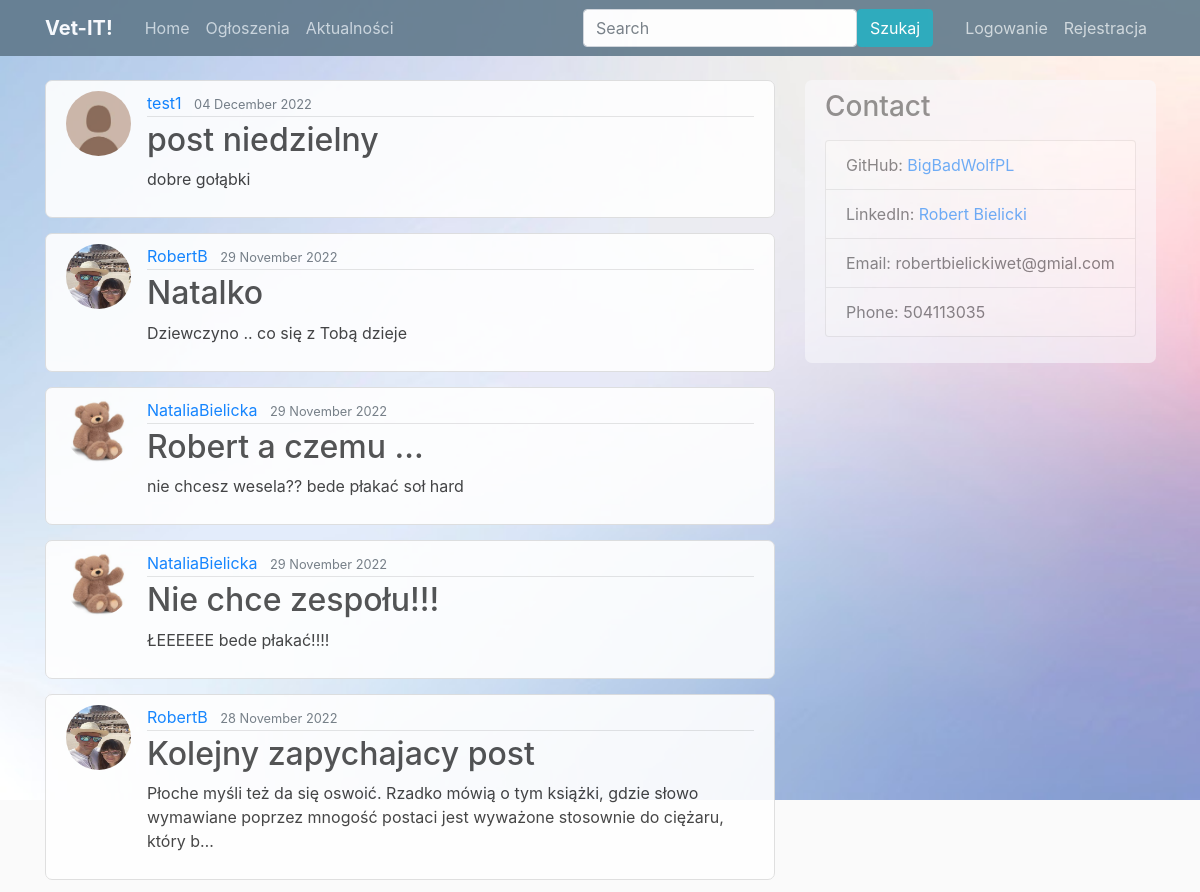
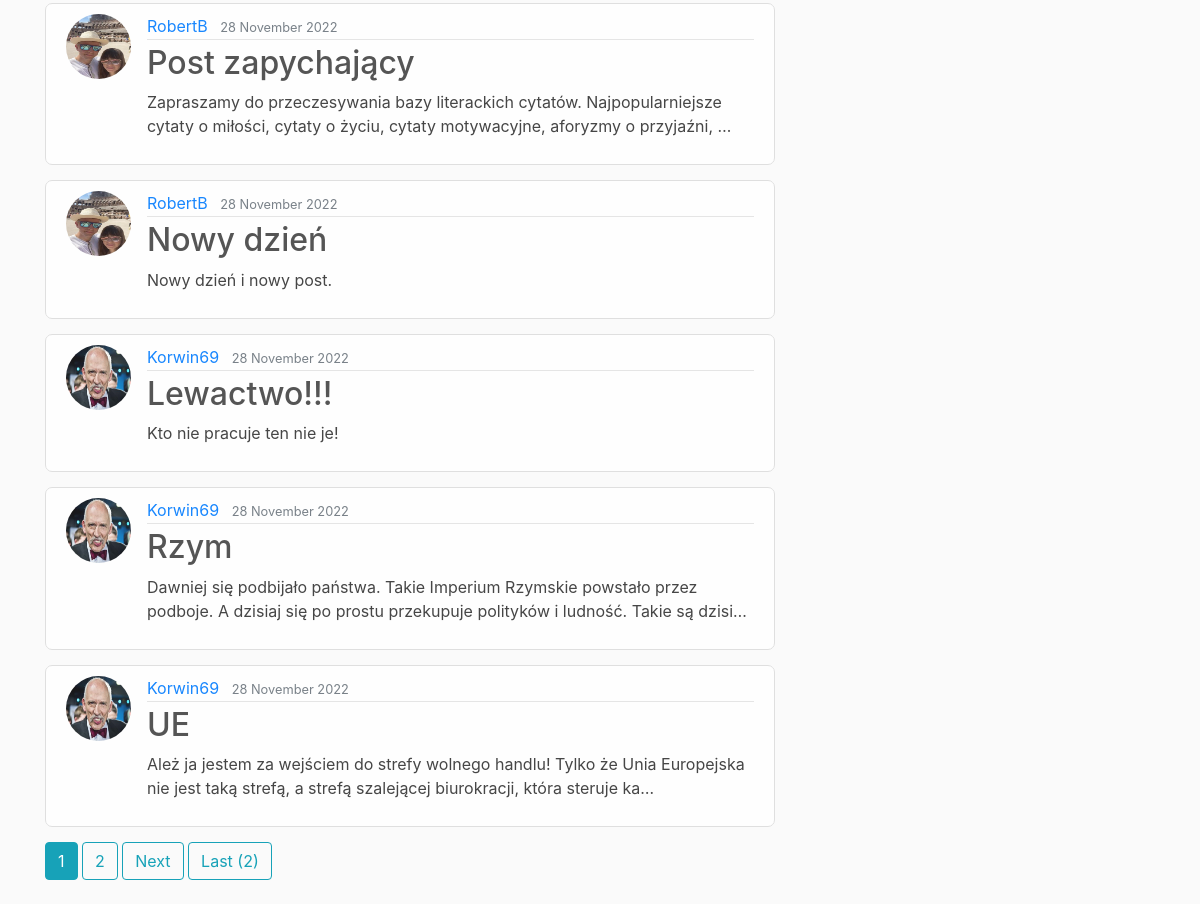
The app's page /, older data (2 pictures, top to bottom).
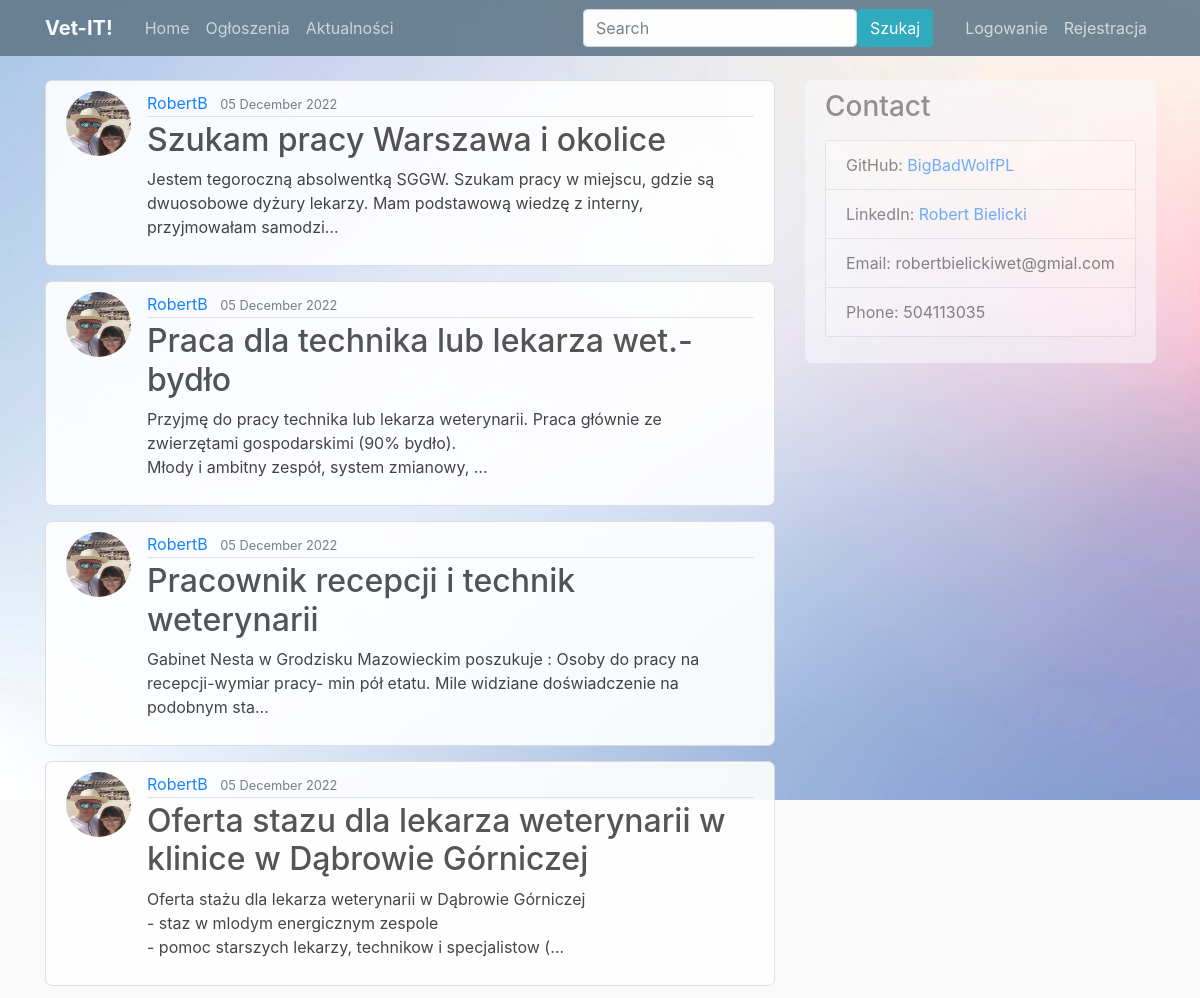
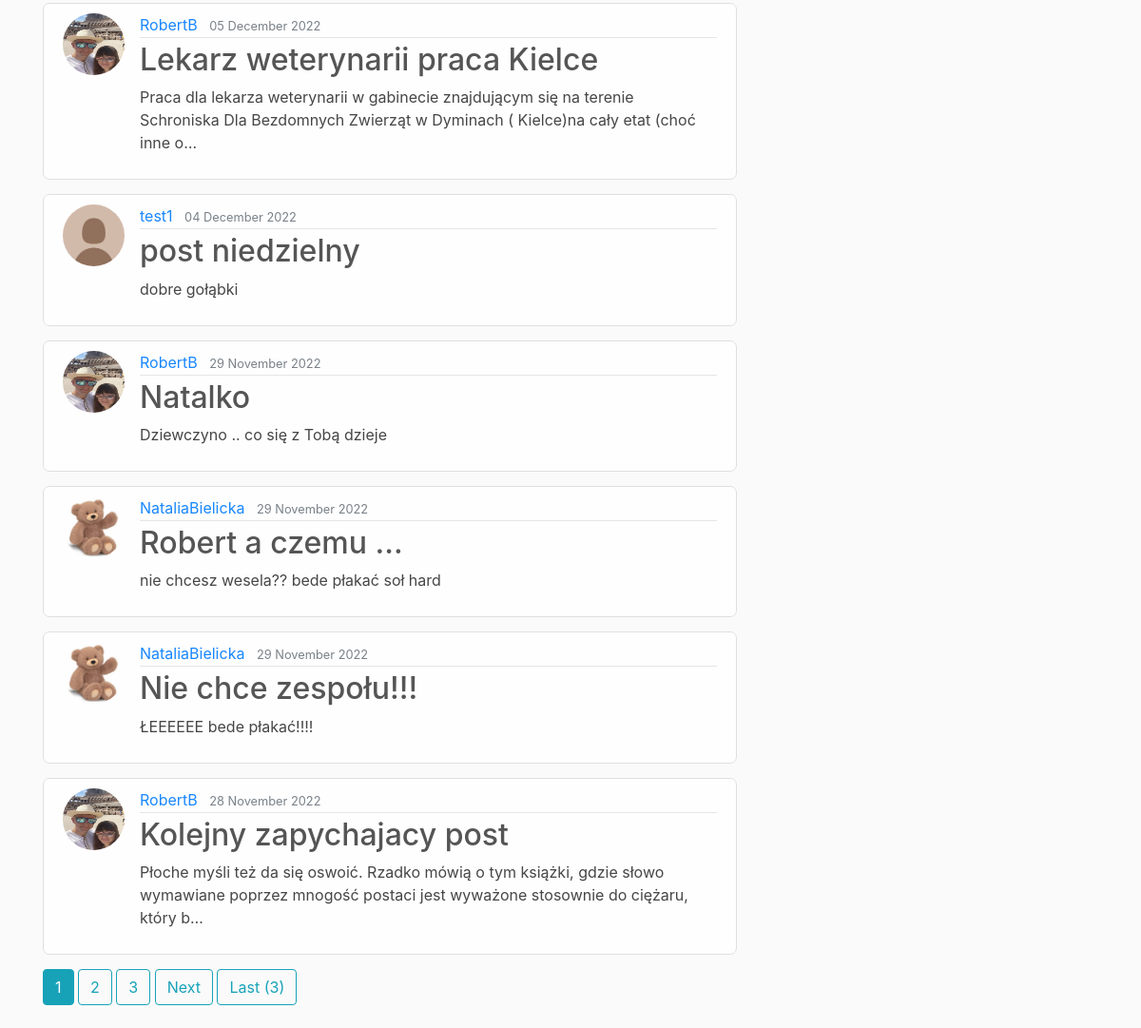
The same page, newer data (2 pictures, top to bottom).
### blog/models.py (models this page shows, shortened)
class Post(models.Model):
    title = models.CharField(max_length=100)
    content = models.TextField()
    date_posted = models.DateTimeField(default=timezone.now)
    author = models.ForeignKey(User, on_delete=models.CASCADE)

### users/models.py (models this page shows, shortened)
class Profile(models.Model):
    user = models.OneToOneField(User, on_delete=models.CASCADE)
    image = models.ImageField(default='default.jpg', upload_to='profile_pics')

### blog/views.py (the view)
# urls.py: path('', views.PostListView.as_view(), name='blog-home'),                         # views.home
class PostListView(ListView):
    model = Post                                              # <----------
    template_name = 'blog/home.html'                          # blog/post_list.html (error domyslna nazwa templatu post_list)  <app>/<model>_<viewtype>.html
    context_object_name = 'posts'                             # domyslna nazwa obiektu to'object'
    ordering = ['-date_posted']                               # - zmiana kolejności
    paginate_by = 10

### blog/templates/blog/home.html (shortened to what this page needs)
{% extends "blog/base.html" %}
{% block content %}
    {% for post in posts %}
         <article class="media content-section">
          <img class="rounded-circle article-img" src="{{ post.author.profile.image.url }}">
             <div class="media-body">
               <div class="article-metadata">
                 <a class="mr-2" href="{% url 'user-posts' post.author.username %}">{{ post.author }}</a>
                 <small class="text-muted">{{ post.date_posted|date:"d F Y" }}</small>
               </div>
               <h2><a class="article-title" href="{% url 'post-detail' post.id %}">{{ post.title }}</a></h2>
               <p class="article-content">{{ post.content|truncatechars:150 }}</p>
             </div>
           </article>
    {% endfor %}
    {% if is_paginated %}
      {% for num in page_obj.paginator.page_range %}
        {% if page_obj.number == num %}
          <a class="btn btn-info mb-4" href="?{{ num }}"> {{ num }}</a>
        {% elif num > page_obj.number|add:'-3' and num < page_obj.number|add:'3' %}
          <a class="btn btn-outline-info mb-4" href="?{{ num }}"> {{ num }}</a>
        {% endif %}
      {% endfor %}
      {% if page_obj.has_next %}
      <a class="btn btn-outline-info mb-4" href="?page={{ page_obj.next_page_number }}">Next</a>
      <a class="btn btn-outline-info mb-4" href="?page= {{ page_obj.paginator.num_pages }}">Last ({{ page_obj.paginator.num_pages }})</a>
      {% endif %}
    {% endif %}
  {% endblock content %}

Row changes from the older to the newer data that the page shows:
no longer on this page (row unchanged): Post: author.profile.image (picture), author "RobertB", date_posted "28 November 2022", title "Post zapychający", content "Zapraszamy do przeczesywania bazy literackich cytatów. Najpopularniejsze cytaty o miłości, cytaty o życiu, cytaty motywacyjne, aforyzmy o przyjaźni, …"
no longer on this page (row unchanged): Post: author.profile.image (picture), author "RobertB", date_posted "28 November 2022", title "Nowy dzień", content "Nowy dzień i nowy post."
no longer on this page (row unchanged): Post: author.profile.image (picture), author "Korwin69", date_posted "28 November 2022", title "Lewactwo!!!", content "Kto nie pracuje ten nie je!"
no longer on this page (row unchanged): Post: author.profile.image (picture), author "Korwin69", date_posted "28 November 2022", title "Rzym", content "Dawniej się podbijało państwa. Takie Imperium Rzymskie powstało przez podboje. A dzisiaj się po prostu przekupuje polityków i ludność. Takie są dzisi…"
no longer on this page (row unchanged): Post: author.profile.image (picture), author "Korwin69", date_posted "28 November 2022", title "UE", content "Ależ ja jestem za wejściem do strefy wolnego handlu! Tylko że Unia Europejska nie jest taką strefą, a strefą szalejącej biurokracji, która steruje ka…"
added Post: author.profile.image (picture), author "RobertB", date_posted "05 December 2022", title "Szukam pracy Warszawa i okolice", content "Jestem tegoroczną absolwentką SGGW. Szukam pracy w miejscu, gdzie są dwuosobowe dyżury lekarzy. Mam podstawową wiedzę z interny, przyjmowałam samodzi…"
added Post: author.profile.image (picture), author "RobertB", date_posted "05 December 2022", title "Praca dla technika lub lekarza wet.- bydło", content "Przyjmę do pracy technika lub lekarza weterynarii. Praca głównie ze zwierzętami gospodarskimi (90% bydło). Młody i ambitny zespół, system zmianowy, …"
added Post: author.profile.image (picture), author "RobertB", date_posted "05 December 2022", title "Pracownik recepcji i technik weterynarii", content "Gabinet Nesta w Grodzisku Mazowieckim poszukuje : Osoby do pracy na recepcji-wymiar pracy- min pół etatu. Mile widziane doświadczenie na podobnym sta…"
added Post: author.profile.image (picture), author "RobertB", date_posted "05 December 2022", title "Oferta stazu dla lekarza weterynarii w klinice w Dąbrowie Górniczej", content "Oferta stażu dla lekarza weterynarii w Dąbrowie Górniczej - staz w mlodym energicznym zespole - pomoc starszych lekarzy, technikow i specjalistow (…"
added Post: author.profile.image (picture), author "RobertB", date_posted "05 December 2022", title "Lekarz weterynarii praca Kielce", content "Praca dla lekarza weterynarii w gabinecie znajdującym się na terenie Schroniska Dla Bezdomnych Zwierząt w Dyminach ( Kielce)na cały etat (choć inne o…"
Text that changed along with them:
{{ page_obj.paginator.num_pages }}: "2" → "3"
new list line: "3"
